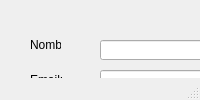
<?xml version="1.0" encoding="UTF-8"?>
<ui version="4.0">
 <class>MainWindow</class>
 <widget class="QMainWindow" name="MainWindow">
  <property name="enabled">
   <bool>true</bool>
  </property>
  <property name="windowTitle">
   <string>Ficheros</string>
  </property>
  <widget class="QWidget" name="centralwidget">
   <widget class="QLabel" name="label1">
    <property name="geometry">
     <rect>
      <x>30</x>
      <y>40</y>
      <width>31</width>
      <height>10</height>
     </rect>
    </property>
    <property name="text">
     <string>Nombre:</string>
    </property>
   </widget>
   <widget class="QLabel" name="label2">
    <property name="geometry">
     <rect>
      <x>30</x>
      <y>70</y>
      <width>41</width>
      <height>20</height>
     </rect>
    </property>
    <property name="text">
     <string>Email:</string>
    </property>
   </widget>
   <widget class="QLineEdit" name="nombre">
    <property name="geometry">
     <rect>
      <x>100</x>
      <y>40</y>
      <width>181</width>
      <height>20</height>
     </rect>
    </property>
   </widget>
   <widget class="QLineEdit" name="email">
    <property name="geometry">
     <rect>
      <x>100</x>
      <y>70</y>
      <width>181</width>
      <height>20</height>
     </rect>
    </property>
   </widget>
   <widget class="QPushButton" name="crear">
    <property name="geometry">
     <rect>
      <x>30</x>
      <y>100</y>
      <width>61</width>
      <height>21</height>
     </rect>
    </property>
    <property name="text">
     <string>crear/abrir</string>
    </property>
   </widget>
   <widget class="QPushButton" name="eliminar">
    <property name="geometry">
     <rect>
      <x>30</x>
      <y>130</y>
      <width>61</width>
      <height>21</height>
     </rect>
    </property>
    <property name="text">
     <string>eliminar</string>
    </property>
   </widget>
   <widget class="QPushButton" name="agregar">
    <property name="geometry">
     <rect>
      <x>100</x>
      <y>120</y>
      <width>61</width>
      <height>21</height>
     </rect>
    </property>
    <property name="text">
     <string>agregar</string>
    </property>
   </widget>
   <widget class="QPushButton" name="borrar">
    <property name="geometry">
     <rect>
      <x>170</x>
      <y>120</y>
      <width>61</width>
      <height>20</height>
     </rect>
    </property>
    <property name="text">
     <string>borrar</string>
    </property>
   </widget>
   <widget class="QPushButton" name="listar">
    <property name="geometry">
     <rect>
      <x>240</x>
      <y>120</y>
      <width>61</width>
      <height>21</height>
     </rect>
    </property>
    <property name="text">
     <string>listar</string>
    </property>
   </widget>
  </widget>
  <widget class="QMenuBar" name="menubar">
   <property name="geometry">
    <rect>
     <x>0</x>
     <y>0</y>
     <width>321</width>
     <height>18</height>
    </rect>
   </property>
  </widget>
  <widget class="QStatusBar" name="statusbar"/>
 </widget>
 <resources/>
 <connections/>
</ui>
